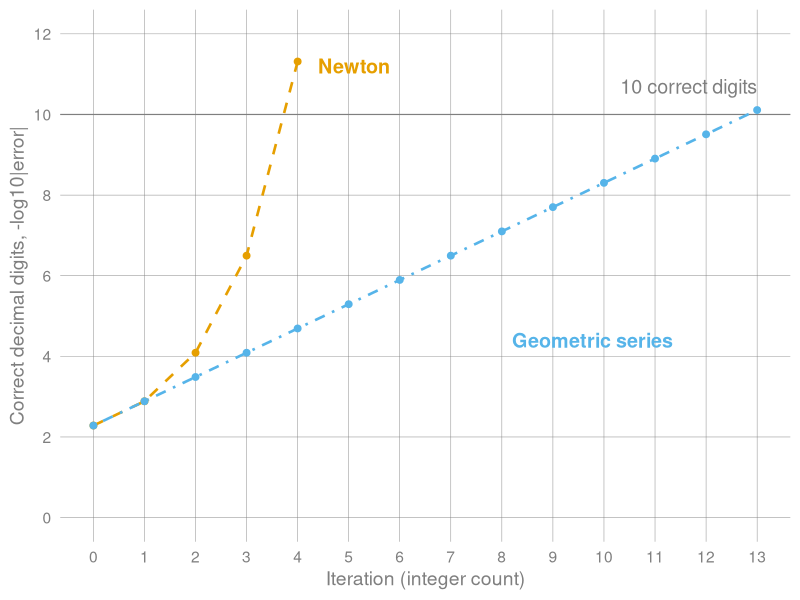
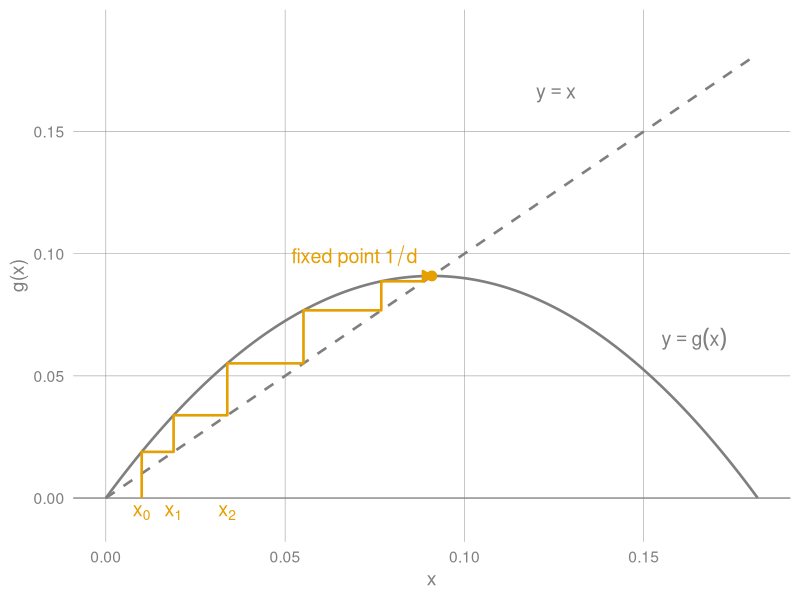

The R script that drew these images, in order:
## ---- chunk 1
#| label: fig-newton-digits
#| echo: false
#| warning: false
#| message: false
#| fig-align: center
#| fig-width: 9
#| fig-height: 4.6
#| cache: true
#| dev.args: !expr list(bg = "transparent")
#| fig-cap: "Correct decimal digits, $-\\log_{10}|x_n - 1/48|$, after each iteration for Newton's method and a scaled geometric series approximating $1/48$, both started from $x_0 = 1/64$ (plaintext)."
#| fig-alt: "A line plot of correct decimal digits against integer iteration count from 0 to 13. Both lines start at about 2.3 digits at iteration 0. The orange dashed Newton line climbs steeply to about 11.3 digits at iteration 4, crossing the 10 digit line there. The blue dot-dash geometric series line rises steadily and reaches 10 digits at iteration 13."

library(ggplot2)

neutral <- "grey50"
book_theme <- function() {
  theme_minimal(base_size = 14) +
    theme(
      plot.background = element_rect(fill = "transparent", color = NA),
      panel.background = element_rect(fill = "transparent", color = NA),
      panel.grid.minor = element_blank(),
      panel.grid.major = element_line(color = "grey50", linewidth = 0.15),
      axis.title = element_text(color = "grey50"),
      axis.text = element_text(color = "grey50")
    )
}

d <- 48
x0 <- 1 / 64          # same start for both methods
target <- 1 / d
k <- 0:13

# Newton: x_{n+1} = 2 x_n - d x_n^2
newton <- numeric(5)
newton[1] <- x0
for (i in 2:5) newton[i] <- 2 * newton[i - 1] - d * newton[i - 1]^2

# Scaled geometric series: S_n = x0 * sum_{j=0}^{n} (1 - d x0)^j, r = 1/4
r <- 1 - d * x0
geo <- x0 * cumsum(r^k)

# Correct decimal digits = -log10 |error| (not rounded, so the doubling is visible)
digits <- function(v) -log10(abs(v - target))
digit_data <- rbind(
  data.frame(iter = 0:4, digits = digits(newton), method = "Newton"),
  data.frame(iter = k, digits = digits(geo), method = "Geometric series")
)

digit_data$method <- factor(digit_data$method, levels = c("Newton", "Geometric series"))
cols <- c(Newton = "#E69F00", `Geometric series` = "#56B4E9")
ltys <- c(Newton = "dashed", `Geometric series` = "dotdash")

ggplot(digit_data, aes(iter, digits, color = method, linetype = method)) +
  geom_hline(yintercept = 10, color = neutral, linewidth = 0.4) +
  annotate("text", x = 13, y = 10.7, label = "10 correct digits", color = neutral,
           size = 5, hjust = 1) +
  geom_line(linewidth = 0.9) +
  geom_point(size = 2) +
  annotate("text", x = 4.4, y = 11.2, label = "Newton", color = cols[["Newton"]],
           size = 5, fontface = "bold", hjust = 0) +
  annotate("text", x = 8.2, y = 4.4, label = "Geometric series",
           color = cols[["Geometric series"]], size = 5, fontface = "bold", hjust = 0) +
  scale_color_manual(values = cols) +
  scale_linetype_manual(values = ltys) +
  scale_x_continuous(breaks = 0:13) +
  scale_y_continuous(breaks = seq(0, 12, 2), limits = c(0, 12)) +
  guides(color = "none", linetype = "none") +
  labs(x = "Iteration (integer count)", y = "Correct decimal digits, -log10|error|") +
  book_theme()
## ---- chunk 2
#| label: fig-newton-cobweb
#| echo: false
#| warning: false
#| message: false
#| fig-align: center
#| fig-width: 9
#| fig-height: 4.6
#| dev.args: !expr list(bg = "transparent")
#| fig-cap: "Cobweb diagram of the Newton iteration $x_{n+1} = g(x_n) = 2x_n - dx_n^2$ for $d = 11$ (plaintext), started at $x_0 = 0.01$. The iterates climb to the fixed point $1/d = 1/11$, where the parabola peaks and crosses $y = x$."
#| fig-alt: "A plot of the parabola g of x equals 2x minus 11 x squared as a solid grey curve and the line y equals x as a dashed grey line. An orange staircase starts at x equals 0.01 on the horizontal axis, steps up to the parabola and across to the line, and climbs toward the point where the curves meet at x equal to 1 over 11, about 0.0909. The steps shrink as they approach that fixed point, which sits at the top of the parabola."

library(ggplot2)

neutral <- "grey50"
book_theme <- function() {
  theme_minimal(base_size = 14) +
    theme(
      plot.background = element_rect(fill = "transparent", color = NA),
      panel.background = element_rect(fill = "transparent", color = NA),
      panel.grid.minor = element_blank(),
      panel.grid.major = element_line(color = "grey50", linewidth = 0.15),
      axis.title = element_text(color = "grey50"),
      axis.text = element_text(color = "grey50")
    )
}

d <- 11
g <- function(x) 2 * x - d * x^2
fixed <- 1 / d

# Iterate x_{n+1} = g(x_n) from x0 = 0.01 and build the cobweb path:
# up to the curve, then across to the line y = x, repeatedly.
steps <- 6
x <- numeric(steps + 1)
x[1] <- 0.01
for (i in 1:steps) x[i + 1] <- g(x[i])
path <- data.frame(x = x[1], y = 0)
for (i in 1:steps) {
  path <- rbind(path, data.frame(x = c(x[i], x[i + 1]), y = c(x[i + 1], x[i + 1])))
}
iterates <- data.frame(x = x[1:5], label = paste0("x[", 0:4, "]"))

curve_data <- data.frame(x = seq(0, 2 * fixed, length.out = 300))
curve_data$y <- g(curve_data$x)

ggplot() +
  geom_hline(yintercept = 0, color = neutral, linewidth = 0.4) +
  geom_line(data = curve_data, aes(x, y), color = neutral, linewidth = 0.9) +
  geom_line(data = curve_data, aes(x, x), color = neutral, linewidth = 0.9,
            linetype = "dashed") +
  geom_path(data = path, aes(x, y), color = "#E69F00", linewidth = 0.9,
            arrow = arrow(length = unit(0.1, "inches"), type = "closed")) +
  geom_point(data = data.frame(x = fixed, y = fixed), aes(x, y), size = 3,
             color = "#E69F00") +
  annotate("text", x = fixed - 0.004, y = fixed + 0.008, label = "fixed~point~1/d",
           parse = TRUE, color = "#E69F00", size = 5, fontface = "bold", hjust = 1) +
  geom_text(data = iterates[1:3, ], aes(x = x, y = -0.006, label = label),
            parse = TRUE, color = "#E69F00", size = 5, fontface = "bold") +
  annotate("text", x = 0.155, y = 0.065, label = "y == g(x)", parse = TRUE,
           color = neutral, size = 5, fontface = "bold", hjust = 0) +
  annotate("text", x = 0.12, y = 0.165, label = "y == x", parse = TRUE,
           color = neutral, size = 5, fontface = "bold", hjust = 0) +
  scale_x_continuous(breaks = c(0, 0.05, 0.1, 0.15)) +
  coord_cartesian(xlim = c(0, 2 * fixed), ylim = c(-0.008, 0.19), clip = "off") +
  labs(x = "x", y = "g(x)") +
  book_theme()
## ---- chunk 3
#| echo: false
#| results: asis

if (knitr::is_html_output()) {
  cat("![A simple animation of Newton's Method.](https://hackmd.io/_uploads/BkpSix5bzl.gif){#fig-newton-animation}")
} else {
}
